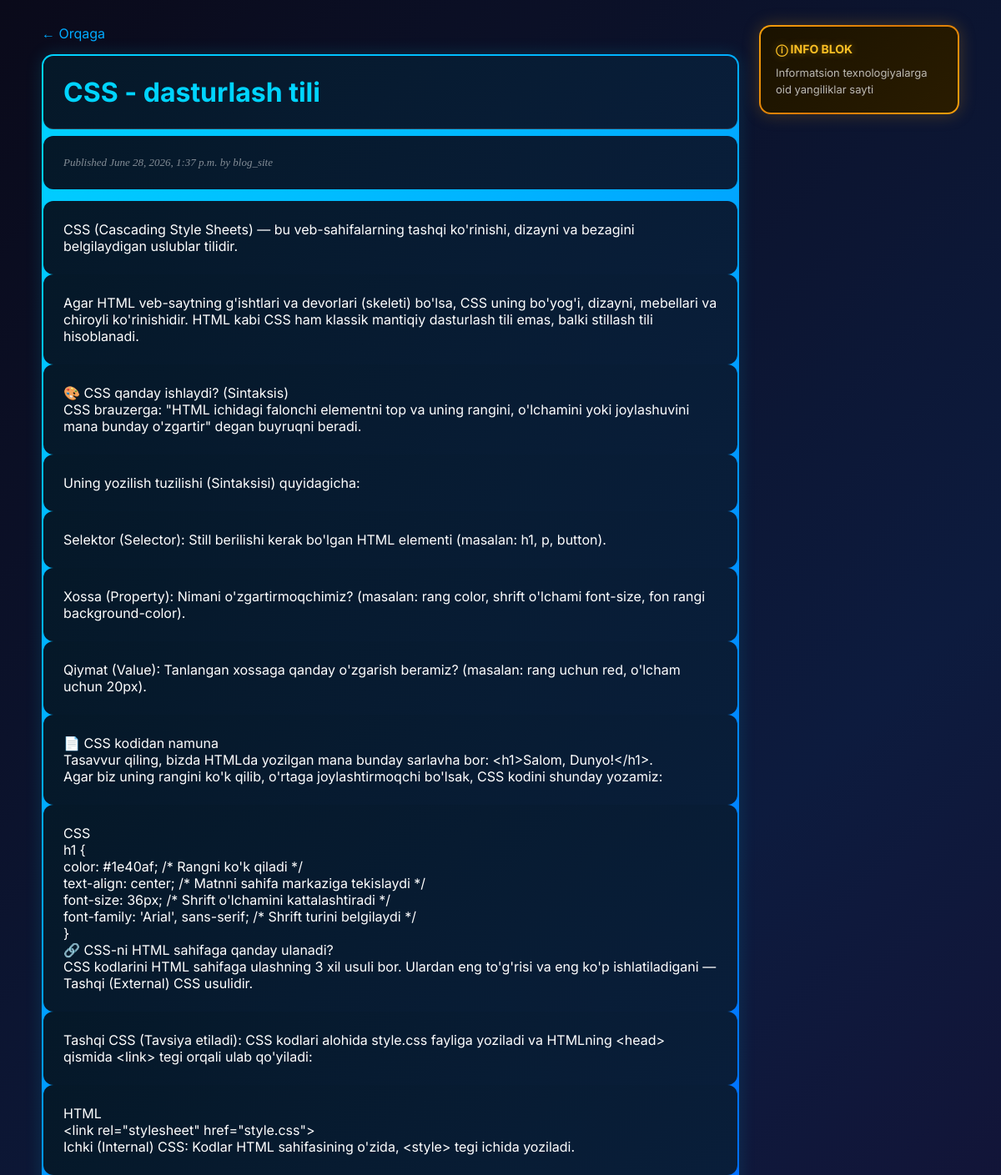
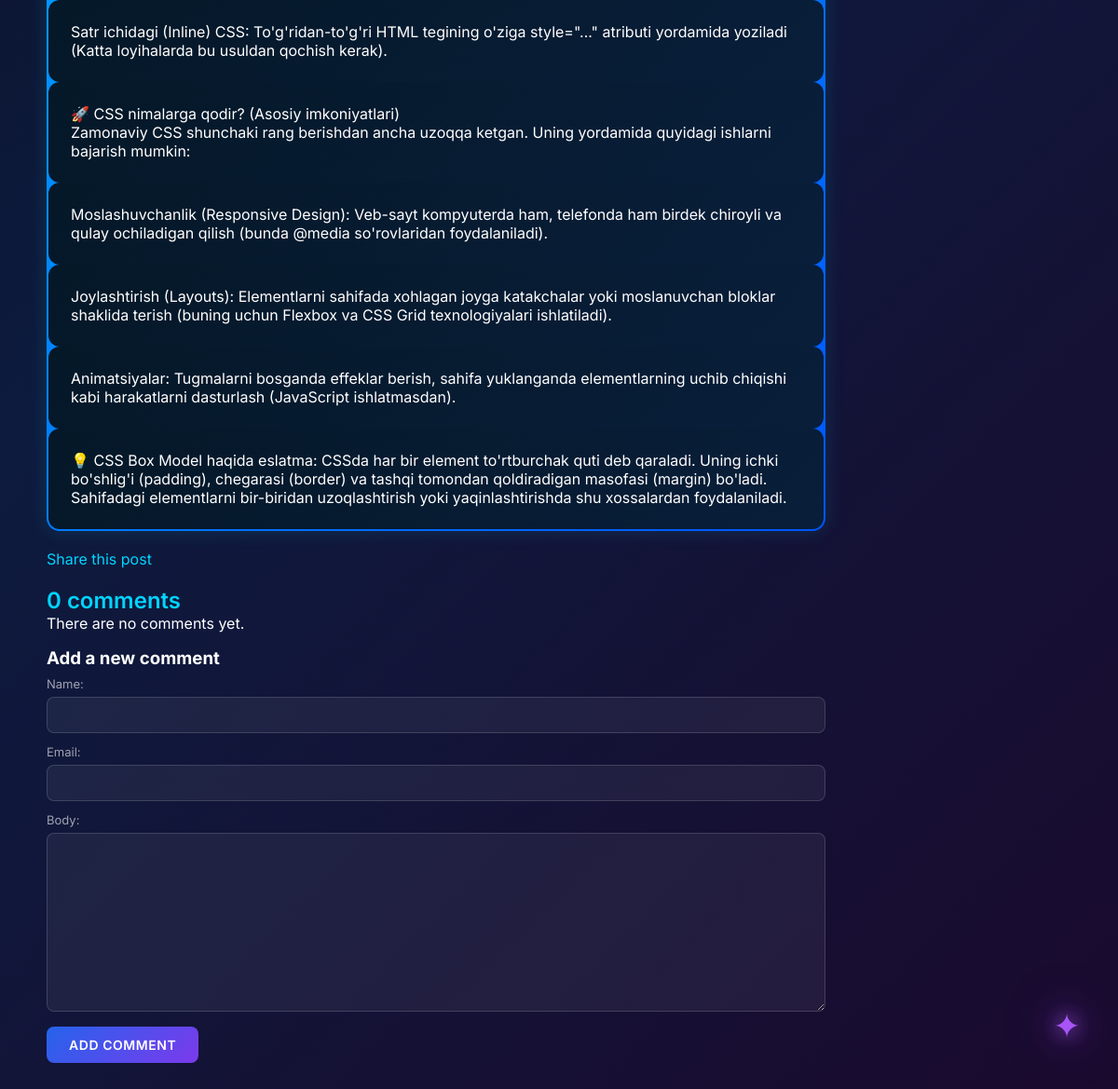
Page /2026/6/28/css-dasturlash-tili/ on the committed database (2 pictures, top to bottom).
### blog_site/models.py (models this page shows, shortened)
class Post(models.Model):
    STATUS_CHOICES = (
        ('draft', 'Draft'),
        ('published', 'Published'),
    )
    title = models.CharField(max_length=250)
    slug = models.SlugField(max_length=250, unique_for_date='publish')
    author = models.ForeignKey(User, on_delete=models.CASCADE, related_name='blog_posts')
    body = models.TextField()
    publish = models.DateTimeField(default=timezone.now)
    created = models.DateTimeField(auto_now_add=True)
    updated = models.DateTimeField(auto_now=True)
    status = models.CharField(max_length=10,
                              choices=STATUS_CHOICES,
                              default='draft')
    class Meta:
        ordering = ('-publish',)
    objects = models.Manager()
    published = PublishedManager()

### blog_site/views.py (the view)
def post_detail(request, year, month, day, slug):
    post = get_object_or_404(Post, slug=slug,
                             status='published',
                             publish__year=year,
                             publish__month=month,
                             publish__day=day)
    comments = post.comments.filter(active=True)
    new_comment = None
    if request.method == 'POST':
        comment_form = CommentForm(data=request.POST)
        if comment_form.is_valid():
            new_comment = comment_form.save(commit=False)
            new_comment.post = post
            new_comment.save()
    else:
        comment_form = CommentForm()  # ✅ GET requestda bo'sh forma
    return render(request, 'blog/post/detail.html', {
        'post': post,
        'comments': comments,
        'new_comment': new_comment,
        'comment_form': comment_form,  # ✅ templatega uzatish
    })

### blog_site/forms.py
class CommentForm(forms.ModelForm):
    class Meta:
        model = Comment
        fields = ['name', 'email', 'body']

### templates/blog/post/detail.html (shortened to what this page needs)
{% extends "blog/base.html" %}
{% block content %}
    <a href="{% url 'blogapp:post_list' %}" style="display:inline-block; margin-bottom:15px; color:#00abff;">← Orqaga</a>
    <div class="post-detail">
        <h1>{{ post.title }}</h1>
        <p class="date">
            Published {{ post.publish }} by {{ post.author }}
        </p>
        {{ post.body|linebreaks }}
    </div>
    <a href="{% url 'blogapp:post_share' post.id %}">Share this post</a>
    {% with comments.count as total_comments %}
    <h2>{{ total_comments }} comments</h2>
    {% endwith %}
    {% for comment in comments %}
        <div class="comment">
            <p class="info">
                Comment {{ forloop.counter }} by {{ comment.name }} {{ comment.created }}
            </p>
            <p>{{ comment.body }}</p>
        </div>
    {% empty %}
        <p>There are no comments yet.</p>
    {% endfor %}
    {% if new_comment %}
        <h3>Your comment has been added!</h3>
    {% else %}
        <h3>Add a new comment</h3>
        <form action="." method="post">
            {{ comment_form.as_p }}
            <input type="submit" value="ADD COMMENT">
        </form>
    {% endif %}
{% endblock %}

### blog_site/static/css/blog.css (style rules this page uses)
* { margin: 0; padding: 0; box-sizing: border-box; }
body { font-family: 'Inter', sans-serif; background: linear-gradient(135deg, #0a0a1a 0%, #0d1b3e 50%, #1a0a2e 100%); min-height: 100vh; color: white; padding: 30px 20px; position: relative; overflow-x: hidden; }
a { color: #00d4ff; text-decoration: none; }
h1 { font-weight: 700; border-bottom: 1px solid rgba(255,255,255,0.15); padding: 0 0 14px; color: #00d4ff; }
h2 { font-weight: 600; margin: 20px 0 0; color: #00d4ff; }
h3 { color: white; margin: 16px 0 8px; }
p.date { color: rgba(255,255,255,0.5); font-size: 13px; margin: 8px 0 14px; font-style: italic; font-family: georgia, serif; }
.post-detail { border-radius: 14px; padding: 2px; background: linear-gradient(135deg, #00d4ff, #0055ff); margin-bottom: 20px; box-shadow: 0 0 20px rgba(0, 212, 255, 0.15); }
.post-detail > * { background: linear-gradient(135deg, #051828, #091e3a); border-radius: 12px; padding: 24px; display: block; }
label { display: block; color: rgba(255,255,255,0.6); margin-bottom: 6px; font-size: 13px; }
input, textarea { width: 100%; background: rgba(255,255,255,0.06); border: 1px solid rgba(255,255,255,0.15); border-radius: 8px; padding: 10px 14px; font-size: 14px; color: white; margin-bottom: 12px; font-family: 'Inter', sans-serif; transition: border-color 0.2s; }
input::placeholder, textarea::placeholder { color: rgba(255,255,255,0.3); }
input[type=submit] { background: linear-gradient(135deg, #2563eb, #7c3aed); border: none; color: white; font-weight: 600; cursor: pointer; padding: 11px 24px; font-size: 14px; letter-spacing: 0.04em; transition: opacity 0.2s; width: auto; }

### rows in the picture
Post: title "CSS - dasturlash tili", publish "June 28, 2026, 1:37 p.m.", author "blog_site", body "CSS (Cascading Style Sheets) — bu veb-sahifalarning tashqi ko'rinishi, dizayni va bezagini belgilaydigan uslublar tilidir. Agar HTML veb-saytning g'ishtlari va devorlari (skeleti) bo'lsa, CSS uning bo'yog'i, dizayni, mebellari va chiroyli ko'rinishidir. HTML kabi CSS ham klassik mantiqiy dasturlash tili emas, balki stillash tili hisoblanadi. 🎨 CSS qanday ishlaydi? (Sintaksis) CSS brauzerga: \"HTML ichidagi falonchi elementni top va uning rangini, o'lchamini yoki joylashuvini mana bunday o'zgartir\" degan buyruqni beradi. Uning yozilish tuzilishi (Sintaksisi) quyidagicha: Selektor (Selector): Still berilishi kerak bo'lgan HTML elementi (masalan: h1, p, button). Xossa (Property): Nimani…"

### other values in the picture
{{ total_comments }} "0"
